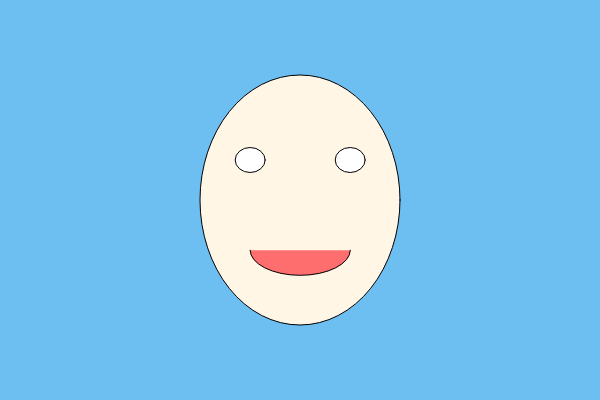
Frame 1 (no input)
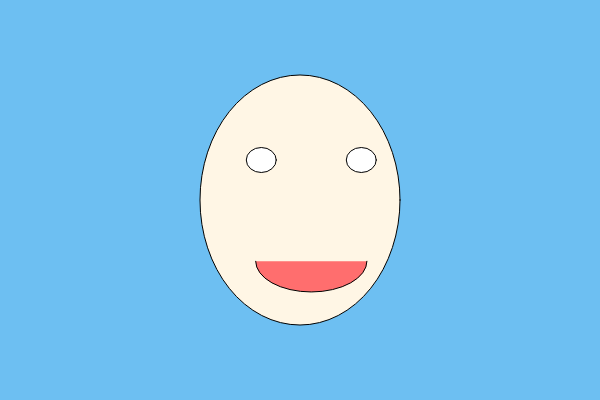
Frame 60 (no input)
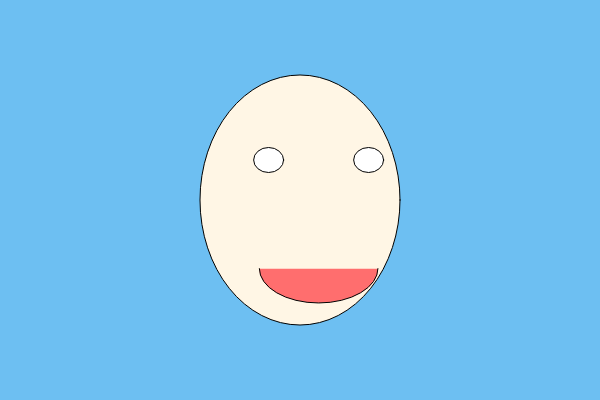
Frame 120 (the mouse pressed at the canvas centre since frame 60)

The p5.js sketch that drew these frames (run headless with seeded random() and noise() and a simulated clock; from frame 60 on, the mouse is pressed at the canvas centre):

// p5.js sketch
// ── sketch.js
function setup() {
  createCanvas(600, 400);//Tamany de l'àrea de dibuix
  //El primer número es l'amplada en pixels i el segon número es l'alçada en pixels.
}

function draw() {
  let sinus= sin (frameCount*0.01)*20;
  let cosinus=cos (frameCount*0.01)*20
  let sinuscolor=sin(frameCount*0.01)*255
  //Sinus es una variable, és un nom que conté numeros que canvien,
  //es a dir és una variable numèrica on guardem numeros que provenen 
  //de la funció sinus que genera numeros entre -1 i +1.
  //si els numeros ente -1 i +1 ho multiplico *20 seran numeros -20 i +20, no serán aleatoris sino que aniran augmentant i disminuit sempre. Aquesta variable la puc sumar, multiplicar, dividir.. o canviar en qualsevol parametre de les funcions següents.
  background(109,191,242);// Color del fons del dibuix.
  //El primer número es el nivell de vermell"R", el segon número es el nivell de verd "G" i el tercer número es l'entensitat de blau "B", per tant color RGB en html. Dintre de background o fons.
 fill(255,246,229);//Color de  la cara exterior.
  //En el cas del fill serà al mateix pero el que fa es omplir de color la figura següent que son dos ellipses.
  ellipse(300,200,200,250);//Forma de la cara exterior
  //El primer número es la posició x del centre de l'ellipse desde la cantonada superior esquerra que es al "0,0",el segon número es la posició "y" o alçada del centre de l'ellipse  i el tercer número l'amplada del ellipse. El quart número es l'alçada de l'ellipse.
     fill(255,255,255);//Color blanc dels ulls
  ellipse(250+sinus,160,30,25);   // Forma de l'ull dret perquè x=250   
    ellipse(350+sinus, 160,30,25); //Forma de l'ull esquerra perquè x=350          
     fill(255,110,110);//Color de la boca

arc(300+sinus,250+sinus,100+sinus,50+sinus,0,PI);//Forma de la boca
}
